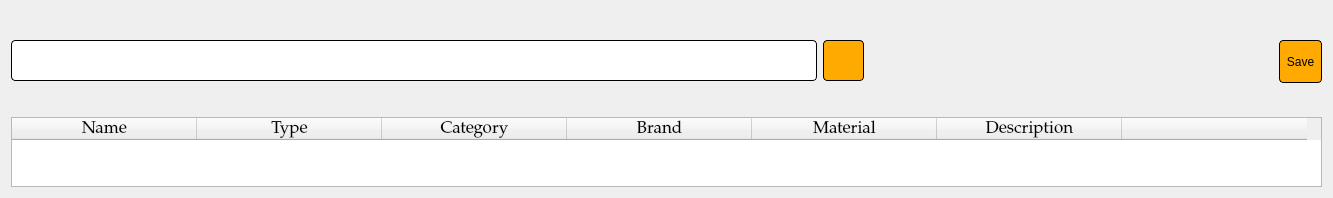
         <widget class="QWidget" name="tab_search">
          <attribute name="title">
           <string>Search</string>
          </attribute>
          <layout class="QVBoxLayout" name="verticalLayout_13">
           <item alignment="Qt::AlignTop">
            <widget class="QWidget" name="widget_20" native="true">
             <property name="minimumSize">
              <size>
               <width>0</width>
               <height>100</height>
              </size>
             </property>
             <layout class="QHBoxLayout" name="horizontalLayout_10">
              <property name="leftMargin">
               <number>0</number>
              </property>
              <property name="topMargin">
               <number>0</number>
              </property>
              <property name="rightMargin">
               <number>0</number>
              </property>
              <property name="bottomMargin">
               <number>0</number>
              </property>
              <item>
               <widget class="QWidget" name="widget_19" native="true">
                <property name="styleSheet">
                 <string notr="true"/>
                </property>
                <layout class="QHBoxLayout" name="horizontalLayout_11">
                 <property name="leftMargin">
                  <number>0</number>
                 </property>
                 <item>
                  <widget class="QLineEdit" name="lineEdit_keysearch">
                   <property name="sizePolicy">
                    <sizepolicy hsizetype="Fixed" vsizetype="Preferred">
                     <horstretch>0</horstretch>
                     <verstretch>0</verstretch>
                    </sizepolicy>
                   </property>
                   <property name="minimumSize">
                    <size>
                     <width>1</width>
                     <height>1</height>
                    </size>
                   </property>
                   <property name="maximumSize">
                    <size>
                     <width>60000</width>
                     <height>41</height>
                    </size>
                   </property>
                   <property name="font">
                    <font>
                     <family>Palatino Linotype</family>
                     <pointsize>10</pointsize>
                    </font>
                   </property>
                   <property name="styleSheet">
                    <string notr="true">border-style: solid;
        border-width: 1px;
        border-color: rgb(0, 0, 0);
		border-radius:4px</string>
                   </property>
                  </widget>
                 </item>
                 <item>
                  <widget class="QPushButton" name="button_search_2">
                   <property name="minimumSize">
                    <size>
                     <width>41</width>
                     <height>41</height>
                    </size>
                   </property>
                   <property name="maximumSize">
                    <size>
                     <width>41</width>
                     <height>41</height>
                    </size>
                   </property>
                   <property name="styleSheet">
                    <string notr="true">

QPushButton{
	border-style: solid;
        border-width: 1px;
        border-color: rgb(0, 0, 0);
background-color: rgb(255, 170, 0);
		border-radius:4px
}
QPushButton:hover:!pressed
{
	background-color: rgb(170, 170, 255);
}

QPushButton:pressed
{
	background-color: rgb(255, 255, 255);
}
</string>
                   </property>
                   <property name="text">
                    <string/>
                   </property>
                   <property name="icon">
                    <iconset resource="Icons/Icons.qrc">
                     <normaloff>:/Icons/800px-Search_Icon.svg.png</normaloff>:/Icons/800px-Search_Icon.svg.png</iconset>
                   </property>
                   <property name="shortcut">
                    <string>Return</string>
                   </property>
                  </widget>
                 </item>
                </layout>
               </widget>
              </item>
              <item>
               <spacer name="horizontalSpacer_4">
                <property name="orientation">
                 <enum>Qt::Horizontal</enum>
                </property>
                <property name="sizeType">
                 <enum>QSizePolicy::Fixed</enum>
                </property>
                <property name="sizeHint" stdset="0">
                 <size>
                  <width>400</width>
                  <height>20</height>
                 </size>
                </property>
               </spacer>
              </item>
              <item>
               <widget class="QPushButton" name="button_save_product_edit">
                <property name="minimumSize">
                 <size>
                  <width>43</width>
                  <height>43</height>
                 </size>
                </property>
                <property name="maximumSize">
                 <size>
                  <width>41</width>
                  <height>41</height>
                 </size>
                </property>
                <property name="font">
                 <font>
                  <pointsize>9</pointsize>
                  <weight>50</weight>
                  <bold>false</bold>
                 </font>
                </property>
                <property name="toolTipDuration">
                 <number>0</number>
                </property>
                <property name="styleSheet">
                 <string notr="true">

QPushButton{
	border-style: solid;
        border-width: 1px;
        border-color: rgb(0, 0, 0);
background-color: rgb(255, 170, 0);
		border-radius:4px
}
QPushButton:hover:!pressed
{
	background-color: rgb(170, 170, 255);
}

QPushButton:pressed
{
	background-color: rgb(255, 255, 255);
}
</string>
                </property>
                <property name="text">
                 <string>Save</string>
                </property>
               </widget>
              </item>
             </layout>
            </widget>
           </item>
           <item alignment="Qt::AlignHCenter">
            <widget class="QTableWidget" name="tableWidget_product">
             <property name="sizePolicy">
              <sizepolicy hsizetype="Maximum" vsizetype="Expanding">
               <horstretch>0</horstretch>
               <verstretch>0</verstretch>
              </sizepolicy>
             </property>
             <property name="minimumSize">
              <size>
               <width>1</width>
               <height>1</height>
              </size>
             </property>
             <property name="font">
              <font>
               <family>Palatino Linotype</family>
               <pointsize>13</pointsize>
              </font>
             </property>
             <property name="acceptDrops">
              <bool>false</bool>
             </property>
             <property name="layoutDirection">
              <enum>Qt::LeftToRight</enum>
             </property>
             <property name="autoFillBackground">
              <bool>false</bool>
             </property>
             <property name="styleSheet">
              <string notr="true"/>
             </property>
             <property name="horizontalScrollBarPolicy">
              <enum>Qt::ScrollBarAsNeeded</enum>
             </property>
             <property name="sizeAdjustPolicy">
              <enum>QAbstractScrollArea::AdjustToContents</enum>
             </property>
             <property name="autoScrollMargin">
              <number>16</number>
             </property>
             <property name="editTriggers">
              <set>QAbstractItemView::CurrentChanged|QAbstractItemView::SelectedClicked</set>
             </property>
             <property name="alternatingRowColors">
              <bool>true</bool>
             </property>
             <property name="selectionMode">
              <enum>QAbstractItemView::SingleSelection</enum>
             </property>
             <property name="selectionBehavior">
              <enum>QAbstractItemView::SelectItems</enum>
             </property>
             <property name="textElideMode">
              <enum>Qt::ElideNone</enum>
             </property>
             <property name="verticalScrollMode">
              <enum>QAbstractItemView::ScrollPerItem</enum>
             </property>
             <property name="showGrid">
              <bool>true</bool>
             </property>
             <property name="gridStyle">
              <enum>Qt::DashLine</enum>
             </property>
             <property name="sortingEnabled">
              <bool>false</bool>
             </property>
             <property name="cornerButtonEnabled">
              <bool>true</bool>
             </property>
             <property name="rowCount">
              <number>0</number>
             </property>
             <attribute name="horizontalHeaderCascadingSectionResizes">
              <bool>false</bool>
             </attribute>
             <attribute name="horizontalHeaderDefaultSectionSize">
              <number>185</number>
             </attribute>
             <attribute name="horizontalHeaderShowSortIndicator" stdset="0">
              <bool>false</bool>
             </attribute>
             <attribute name="horizontalHeaderStretchLastSection">
              <bool>false</bool>
             </attribute>
             <attribute name="verticalHeaderVisible">
              <bool>false</bool>
             </attribute>
             <attribute name="verticalHeaderCascadingSectionResizes">
              <bool>false</bool>
             </attribute>
             <attribute name="verticalHeaderDefaultSectionSize">
              <number>50</number>
             </attribute>
             <column>
              <property name="text">
               <string>Name</string>
              </property>
             </column>
             <column>
              <property name="text">
               <string>Type</string>
              </property>
             </column>
             <column>
              <property name="text">
               <string>Category</string>
              </property>
             </column>
             <column>
              <property name="text">
               <string>Brand</string>
              </property>
             </column>
             <column>
              <property name="text">
               <string>Material</string>
              </property>
             </column>
             <column>
              <property name="text">
               <string>Description</string>
              </property>
             </column>
             <column>
              <property name="text">
               <string/>
              </property>
             </column>
            </widget>
           </item>
          </layout>
         </widget>
